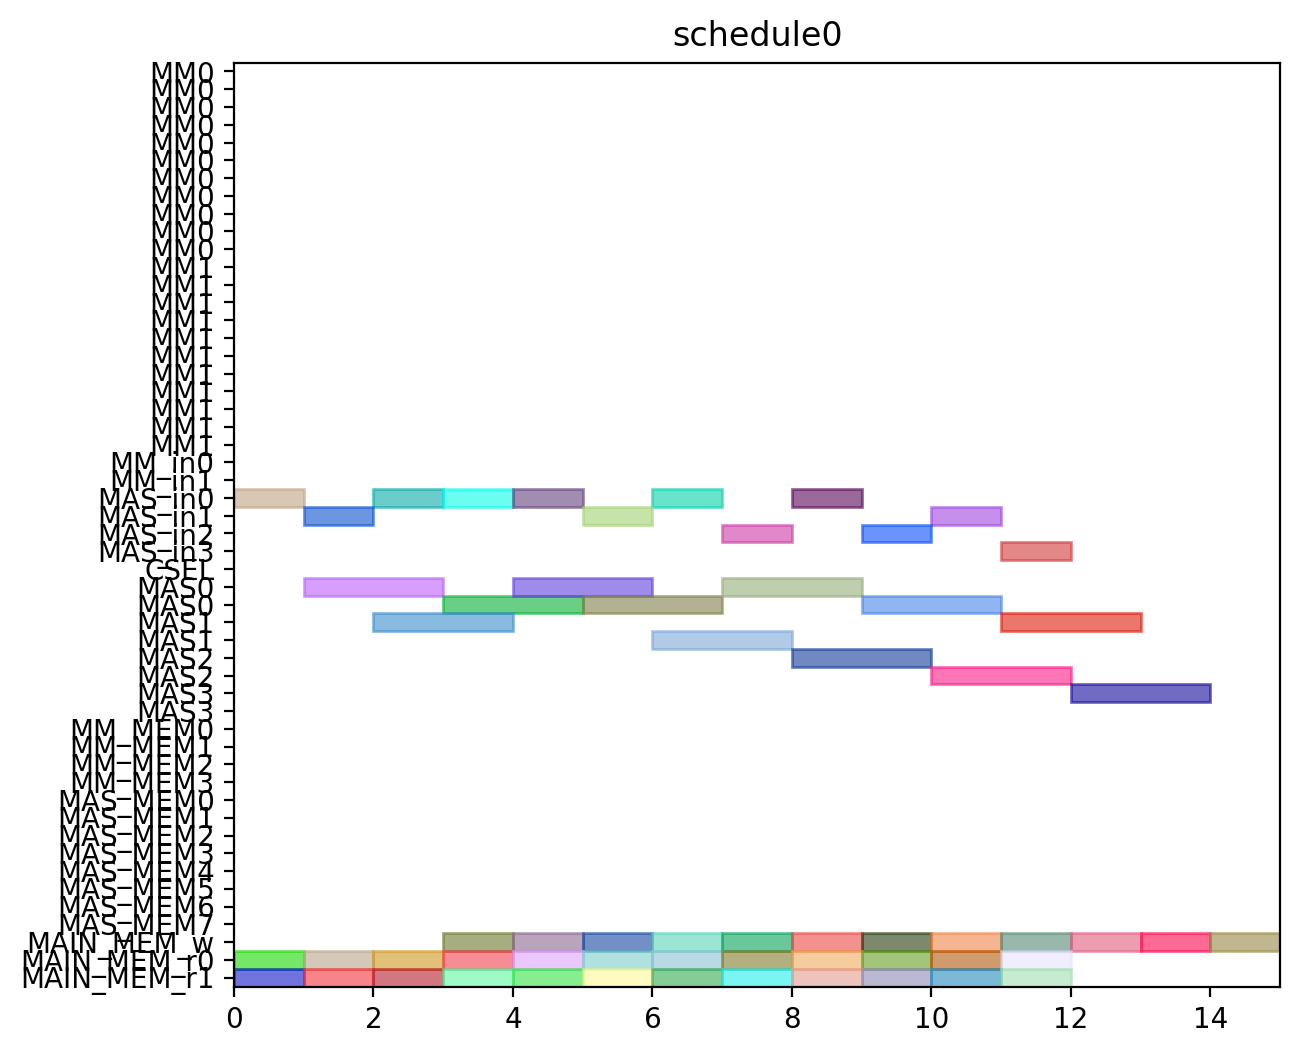

Write Python code to recreate this figure.
from pyschedule import Scenario, solvers, plotters, alt


def solve():
	horizon = 120
	S = Scenario("schedule0", horizon=horizon)

	# resource
	MM = S.Resources('MM', num=2, size=11)
	MM_in = S.Resources('MM_in', num=2)
	MAS_in = S.Resources('MAS_in', num=4)
	CSEL = S.Resource('CSEL')
	MAS = S.Resources('MAS', num=4, size=2, periods=range(1, horizon))
	MM_MEM = S.Resources('MM_MEM', num=4)
	MAS_MEM = S.Resources('MAS_MEM', num=8)
	MAIN_MEM_w = S.Resource('MAIN_MEM_w', size=1)
	MAIN_MEM_r = S.Resources('MAIN_MEM_r', num=2)

	# result of previous scheduling

	# new tasks
	c000 = S.Task('c000', length=2, delay_cost=1)
	c000 += alt(MAS)
	c000_in = S.Task('c000_in', length=1, delay_cost=1)
	c000_in += alt(MAS_in)
	S += c000_in*MAS_in[0]<=c000*MAS[0]

	S += c000_in*MAS_in[1]<=c000*MAS[1]

	S += c000_in*MAS_in[2]<=c000*MAS[2]

	S += c000_in*MAS_in[3]<=c000*MAS[3]

	S += 0<c000

	c000_w = S.Task('c000_w', length=1, delay_cost=1)
	c000_w += alt(MAIN_MEM_w)
	S += c000 <= c000_w

	c000_mem0 = S.Task('c000_mem0', length=1, delay_cost=1)
	c000_mem0 += MAIN_MEM_r[0]
	S += c000_mem0 <= c000

	c000_mem1 = S.Task('c000_mem1', length=1, delay_cost=1)
	c000_mem1 += MAIN_MEM_r[1]
	S += c000_mem1 <= c000

	c001 = S.Task('c001', length=2, delay_cost=1)
	c001 += alt(MAS)
	c001_in = S.Task('c001_in', length=1, delay_cost=1)
	c001_in += alt(MAS_in)
	S += c001_in*MAS_in[0]<=c001*MAS[0]

	S += c001_in*MAS_in[1]<=c001*MAS[1]

	S += c001_in*MAS_in[2]<=c001*MAS[2]

	S += c001_in*MAS_in[3]<=c001*MAS[3]

	S += 0<c001

	c001_w = S.Task('c001_w', length=1, delay_cost=1)
	c001_w += alt(MAIN_MEM_w)
	S += c001 <= c001_w

	c001_mem0 = S.Task('c001_mem0', length=1, delay_cost=1)
	c001_mem0 += MAIN_MEM_r[0]
	S += c001_mem0 <= c001

	c001_mem1 = S.Task('c001_mem1', length=1, delay_cost=1)
	c001_mem1 += MAIN_MEM_r[1]
	S += c001_mem1 <= c001

	c010 = S.Task('c010', length=2, delay_cost=1)
	c010 += alt(MAS)
	c010_in = S.Task('c010_in', length=1, delay_cost=1)
	c010_in += alt(MAS_in)
	S += c010_in*MAS_in[0]<=c010*MAS[0]

	S += c010_in*MAS_in[1]<=c010*MAS[1]

	S += c010_in*MAS_in[2]<=c010*MAS[2]

	S += c010_in*MAS_in[3]<=c010*MAS[3]

	S += 0<c010

	c010_w = S.Task('c010_w', length=1, delay_cost=1)
	c010_w += alt(MAIN_MEM_w)
	S += c010 <= c010_w

	c010_mem0 = S.Task('c010_mem0', length=1, delay_cost=1)
	c010_mem0 += MAIN_MEM_r[0]
	S += c010_mem0 <= c010

	c010_mem1 = S.Task('c010_mem1', length=1, delay_cost=1)
	c010_mem1 += MAIN_MEM_r[1]
	S += c010_mem1 <= c010

	c011 = S.Task('c011', length=2, delay_cost=1)
	c011 += alt(MAS)
	c011_in = S.Task('c011_in', length=1, delay_cost=1)
	c011_in += alt(MAS_in)
	S += c011_in*MAS_in[0]<=c011*MAS[0]

	S += c011_in*MAS_in[1]<=c011*MAS[1]

	S += c011_in*MAS_in[2]<=c011*MAS[2]

	S += c011_in*MAS_in[3]<=c011*MAS[3]

	S += 0<c011

	c011_w = S.Task('c011_w', length=1, delay_cost=1)
	c011_w += alt(MAIN_MEM_w)
	S += c011 <= c011_w

	c011_mem0 = S.Task('c011_mem0', length=1, delay_cost=1)
	c011_mem0 += MAIN_MEM_r[0]
	S += c011_mem0 <= c011

	c011_mem1 = S.Task('c011_mem1', length=1, delay_cost=1)
	c011_mem1 += MAIN_MEM_r[1]
	S += c011_mem1 <= c011

	c100 = S.Task('c100', length=2, delay_cost=1)
	c100 += alt(MAS)
	c100_in = S.Task('c100_in', length=1, delay_cost=1)
	c100_in += alt(MAS_in)
	S += c100_in*MAS_in[0]<=c100*MAS[0]

	S += c100_in*MAS_in[1]<=c100*MAS[1]

	S += c100_in*MAS_in[2]<=c100*MAS[2]

	S += c100_in*MAS_in[3]<=c100*MAS[3]

	S += 0<c100

	c100_w = S.Task('c100_w', length=1, delay_cost=1)
	c100_w += alt(MAIN_MEM_w)
	S += c100 <= c100_w

	c100_mem0 = S.Task('c100_mem0', length=1, delay_cost=1)
	c100_mem0 += MAIN_MEM_r[0]
	S += c100_mem0 <= c100

	c100_mem1 = S.Task('c100_mem1', length=1, delay_cost=1)
	c100_mem1 += MAIN_MEM_r[1]
	S += c100_mem1 <= c100

	c101 = S.Task('c101', length=2, delay_cost=1)
	c101 += alt(MAS)
	c101_in = S.Task('c101_in', length=1, delay_cost=1)
	c101_in += alt(MAS_in)
	S += c101_in*MAS_in[0]<=c101*MAS[0]

	S += c101_in*MAS_in[1]<=c101*MAS[1]

	S += c101_in*MAS_in[2]<=c101*MAS[2]

	S += c101_in*MAS_in[3]<=c101*MAS[3]

	S += 0<c101

	c101_w = S.Task('c101_w', length=1, delay_cost=1)
	c101_w += alt(MAIN_MEM_w)
	S += c101 <= c101_w

	c101_mem0 = S.Task('c101_mem0', length=1, delay_cost=1)
	c101_mem0 += MAIN_MEM_r[0]
	S += c101_mem0 <= c101

	c101_mem1 = S.Task('c101_mem1', length=1, delay_cost=1)
	c101_mem1 += MAIN_MEM_r[1]
	S += c101_mem1 <= c101

	c110 = S.Task('c110', length=2, delay_cost=1)
	c110 += alt(MAS)
	c110_in = S.Task('c110_in', length=1, delay_cost=1)
	c110_in += alt(MAS_in)
	S += c110_in*MAS_in[0]<=c110*MAS[0]

	S += c110_in*MAS_in[1]<=c110*MAS[1]

	S += c110_in*MAS_in[2]<=c110*MAS[2]

	S += c110_in*MAS_in[3]<=c110*MAS[3]

	S += 0<c110

	c110_w = S.Task('c110_w', length=1, delay_cost=1)
	c110_w += alt(MAIN_MEM_w)
	S += c110 <= c110_w

	c110_mem0 = S.Task('c110_mem0', length=1, delay_cost=1)
	c110_mem0 += MAIN_MEM_r[0]
	S += c110_mem0 <= c110

	c110_mem1 = S.Task('c110_mem1', length=1, delay_cost=1)
	c110_mem1 += MAIN_MEM_r[1]
	S += c110_mem1 <= c110

	c111 = S.Task('c111', length=2, delay_cost=1)
	c111 += alt(MAS)
	c111_in = S.Task('c111_in', length=1, delay_cost=1)
	c111_in += alt(MAS_in)
	S += c111_in*MAS_in[0]<=c111*MAS[0]

	S += c111_in*MAS_in[1]<=c111*MAS[1]

	S += c111_in*MAS_in[2]<=c111*MAS[2]

	S += c111_in*MAS_in[3]<=c111*MAS[3]

	S += 0<c111

	c111_w = S.Task('c111_w', length=1, delay_cost=1)
	c111_w += alt(MAIN_MEM_w)
	S += c111 <= c111_w

	c111_mem0 = S.Task('c111_mem0', length=1, delay_cost=1)
	c111_mem0 += MAIN_MEM_r[0]
	S += c111_mem0 <= c111

	c111_mem1 = S.Task('c111_mem1', length=1, delay_cost=1)
	c111_mem1 += MAIN_MEM_r[1]
	S += c111_mem1 <= c111

	c200 = S.Task('c200', length=2, delay_cost=1)
	c200 += alt(MAS)
	c200_in = S.Task('c200_in', length=1, delay_cost=1)
	c200_in += alt(MAS_in)
	S += c200_in*MAS_in[0]<=c200*MAS[0]

	S += c200_in*MAS_in[1]<=c200*MAS[1]

	S += c200_in*MAS_in[2]<=c200*MAS[2]

	S += c200_in*MAS_in[3]<=c200*MAS[3]

	S += 0<c200

	c200_w = S.Task('c200_w', length=1, delay_cost=1)
	c200_w += alt(MAIN_MEM_w)
	S += c200 <= c200_w

	c200_mem0 = S.Task('c200_mem0', length=1, delay_cost=1)
	c200_mem0 += MAIN_MEM_r[0]
	S += c200_mem0 <= c200

	c200_mem1 = S.Task('c200_mem1', length=1, delay_cost=1)
	c200_mem1 += MAIN_MEM_r[1]
	S += c200_mem1 <= c200

	c201 = S.Task('c201', length=2, delay_cost=1)
	c201 += alt(MAS)
	c201_in = S.Task('c201_in', length=1, delay_cost=1)
	c201_in += alt(MAS_in)
	S += c201_in*MAS_in[0]<=c201*MAS[0]

	S += c201_in*MAS_in[1]<=c201*MAS[1]

	S += c201_in*MAS_in[2]<=c201*MAS[2]

	S += c201_in*MAS_in[3]<=c201*MAS[3]

	S += 0<c201

	c201_w = S.Task('c201_w', length=1, delay_cost=1)
	c201_w += alt(MAIN_MEM_w)
	S += c201 <= c201_w

	c201_mem0 = S.Task('c201_mem0', length=1, delay_cost=1)
	c201_mem0 += MAIN_MEM_r[0]
	S += c201_mem0 <= c201

	c201_mem1 = S.Task('c201_mem1', length=1, delay_cost=1)
	c201_mem1 += MAIN_MEM_r[1]
	S += c201_mem1 <= c201

	c210 = S.Task('c210', length=2, delay_cost=1)
	c210 += alt(MAS)
	c210_in = S.Task('c210_in', length=1, delay_cost=1)
	c210_in += alt(MAS_in)
	S += c210_in*MAS_in[0]<=c210*MAS[0]

	S += c210_in*MAS_in[1]<=c210*MAS[1]

	S += c210_in*MAS_in[2]<=c210*MAS[2]

	S += c210_in*MAS_in[3]<=c210*MAS[3]

	S += 0<c210

	c210_w = S.Task('c210_w', length=1, delay_cost=1)
	c210_w += alt(MAIN_MEM_w)
	S += c210 <= c210_w

	c210_mem0 = S.Task('c210_mem0', length=1, delay_cost=1)
	c210_mem0 += MAIN_MEM_r[0]
	S += c210_mem0 <= c210

	c210_mem1 = S.Task('c210_mem1', length=1, delay_cost=1)
	c210_mem1 += MAIN_MEM_r[1]
	S += c210_mem1 <= c210

	c211 = S.Task('c211', length=2, delay_cost=1)
	c211 += alt(MAS)
	c211_in = S.Task('c211_in', length=1, delay_cost=1)
	c211_in += alt(MAS_in)
	S += c211_in*MAS_in[0]<=c211*MAS[0]

	S += c211_in*MAS_in[1]<=c211*MAS[1]

	S += c211_in*MAS_in[2]<=c211*MAS[2]

	S += c211_in*MAS_in[3]<=c211*MAS[3]

	S += 0<c211

	c211_w = S.Task('c211_w', length=1, delay_cost=1)
	c211_w += alt(MAIN_MEM_w)
	S += c211 <= c211_w

	c211_mem0 = S.Task('c211_mem0', length=1, delay_cost=1)
	c211_mem0 += MAIN_MEM_r[0]
	S += c211_mem0 <= c211

	c211_mem1 = S.Task('c211_mem1', length=1, delay_cost=1)
	c211_mem1 += MAIN_MEM_r[1]
	S += c211_mem1 <= c211

	solvers.mip.solve(S,msg=1,kind='CPLEX',ratio_gap=1.01)

	solution = [['hoge']*len(S.solution()[1]) for i in range(len(S.solution()))]
	for i in range(len(S.solution())):
		for j in range(len(S.solution()[i])):
			solution[i][j]=str(S.solution()[i][j])
	print(solution)

	cycles = int(solution[-1][3])

	pic_file_name = "/mnt/rose/usr1/fukuda/ABE/multiRAM_multiMAS_16mux/scheduling_result/stage11MM2_stage2MAS4/CONJ/schedule0.png"
	if(S.solution() != []):
		plotters.matplotlib.plot(S,img_filename=pic_file_name, show_task_labels=False, fig_size=(cycles*0.25+3, 6))

	return solution
